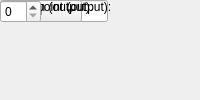
<?xml version="1.0" encoding="UTF-8"?>
<ui version="4.0">
 <class>MainWindow</class>
 <widget class="QMainWindow" name="MainWindow">
  <property name="windowTitle"><string>Simple BRAM Vector Accumulator</string></property>
  <widget class="QWidget" name="centralwidget">
   <!-- NOTE: this is a simplified structural mirror of the generated
        <module>_ui.py, not a full round-trip Designer file. Regenerate
        both from the same spec if you need to edit layout by hand. -->
       <widget class="QLabel" name="label_vec_len">
     <property name="text"><string>Vector length:</string></property>
    </widget>
       <widget class="QLineEdit" name="vec_len"/>
       <widget class="QLabel" name="label_arith_type">
     <property name="text"><string>Output type:</string></property>
    </widget>
       <widget class="QComboBox" name="arith_type">
     <item><property name="text"><string>Signed</string></property></item>
     <item><property name="text"><string>Unsigned</string></property></item>
    </widget>
       <widget class="QLabel" name="label_n_bits">
     <property name="text"><string>Bit width (output):</string></property>
    </widget>
       <widget class="QSpinBox" name="n_bits"/>
       <widget class="QLabel" name="label_bin_pt">
     <property name="text"><string>Binary point (output):</string></property>
    </widget>
       <widget class="QSpinBox" name="bin_pt"/>
  </widget>
 </widget>
 <resources/>
 <connections/>
</ui>
